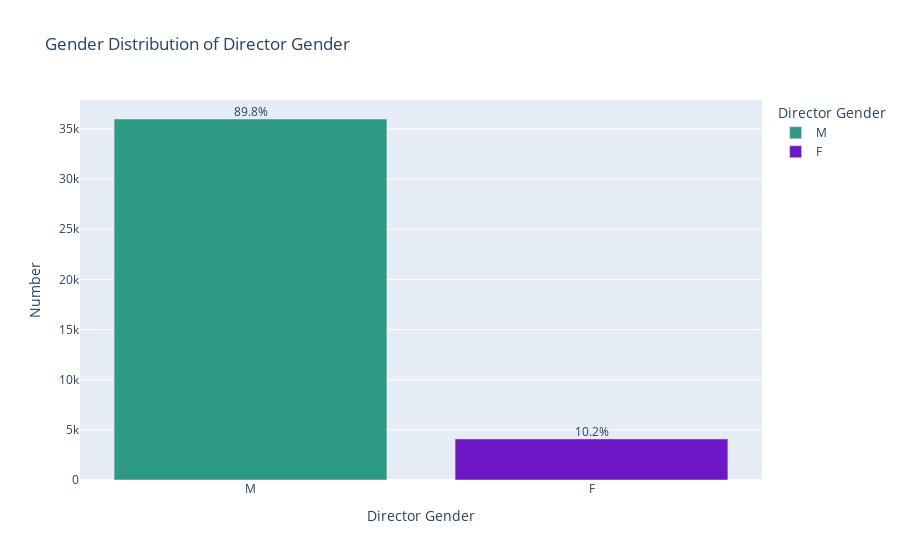

Source (notebook cell):
### Markdown cell above
We are now diving straight into our theme by first looking at the gender distribution of movie directors.

### Code cell
# plot the distribution of genders amongst movie directors
plot_gender_distribution(movies_complete_df, 'director_gender')

### Figure 1 — Plotly figure (JSON) as saved in the notebook; plotly's stock layout.template omitted (floating-point values rounded to 4 significant figures)
{"data": [{"alignmentgroup": "True", "hovertemplate": "Gender: %{x}<br>Number : %{y}<br>", "legendgroup": "M", "marker": {"color": "#2D9884", "pattern": {"shape": ""}}, "name": "M", "offsetgroup": "M", "orientation": "v", "showlegend": true, "textposition": "auto", "type": "bar", "x": ["M"], "xaxis": "x", "y": [35991], "yaxis": "y"}, {"alignmentgroup": "True", "hovertemplate": "Gender: %{x}<br>Number : %{y}<br>", "legendgroup": "F", "marker": {"color": "#6E17C6", "pattern": {"shape": ""}}, "name": "F", "offsetgroup": "F", "orientation": "v", "showlegend": true, "textposition": "auto", "type": "bar", "x": ["F"], "xaxis": "x", "y": [4098], "yaxis": "y"}], "layout": {"annotations": [{"align": "center", "font": {"size": 12}, "showarrow": false, "text": "89.8%", "valign": "bottom", "x": 0, "y": 36741}, {"align": "center", "font": {"size": 12}, "showarrow": false, "text": "10.2%", "valign": "bottom", "x": 1, "y": 4848}], "barmode": "relative", "legend": {"title": {"text": "Director Gender"}, "tracegroupgap": 0}, "title": {"text": "Gender Distribution of Director Gender"}, "xaxis": {"anchor": "y", "domain": [0, 1], "title": {"text": "Director Gender"}}, "yaxis": {"anchor": "x", "domain": [0, 1], "title": {"text": "Number"}}}}
